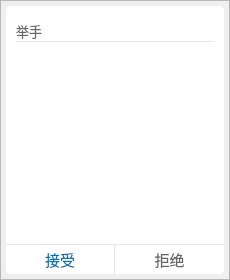
<?xml version="1.0" encoding="UTF-8"?>
<ui version="4.0">
 <class>THandleRaiseHandWidget</class>
 <widget class="QWidget" name="THandleRaiseHandWidget">
  <property name="geometry">
   <rect>
    <x>0</x>
    <y>0</y>
    <width>230</width>
    <height>280</height>
   </rect>
  </property>
  <property name="windowTitle">
   <string>Form</string>
  </property>
  <property name="styleSheet">
   <string notr="true"/>
  </property>
  <layout class="QGridLayout" name="gridLayout">
   <property name="leftMargin">
    <number>0</number>
   </property>
   <property name="topMargin">
    <number>0</number>
   </property>
   <property name="rightMargin">
    <number>0</number>
   </property>
   <property name="bottomMargin">
    <number>0</number>
   </property>
   <property name="spacing">
    <number>0</number>
   </property>
   <item row="0" column="0">
    <widget class="QFrame" name="shadow_frame">
     <property name="styleSheet">
      <string notr="true">QFrame#shadow_frame {
	/*border-image可以平铺（即可拉伸）*/
	border-image: url(:/shadow/Resources/material/shadow/220x270_shadow.png);
	background: none;
}</string>
     </property>
     <property name="frameShape">
      <enum>QFrame::StyledPanel</enum>
     </property>
     <property name="frameShadow">
      <enum>QFrame::Raised</enum>
     </property>
     <layout class="QGridLayout" name="gridLayout_4">
      <property name="leftMargin">
       <number>5</number>
      </property>
      <property name="topMargin">
       <number>5</number>
      </property>
      <property name="rightMargin">
       <number>5</number>
      </property>
      <property name="bottomMargin">
       <number>5</number>
      </property>
      <property name="spacing">
       <number>0</number>
      </property>
      <item row="0" column="0">
       <widget class="QFrame" name="main_area">
        <property name="styleSheet">
         <string notr="true">QFrame#main_area {
	border: none;
	border-radius: 5px;
	background: #ffffff;
}

/*整体*/
QScrollBar:vertical {
    border: none;
    background-color: #F3F4F8;
    width: 5px;
}

QScrollBar:vertical:hover {
    border: none;
    background-color: rgb(220, 220, 220);
    width: 5px;
}


/*滚动条*/
QScrollBar::handle:vertical {
	border-radius: 2px;
    background: rgb(220, 220, 220);
    min-height: 20px;
}

/*滚动条：悬浮*/
QScrollBar::handle:vertical:hover {
	border-radius: 2px;
    background: rgb(200, 200, 200);
    min-height: 20px;
}

/*下箭头*/
QScrollBar::add-line:vertical {
    height: 0;
    subcontrol-position: bottom;
    subcontrol-origin: margin;
}

/*上箭头*/
QScrollBar::sub-line:vertical {
    height: 0px;
    subcontrol-position: top;
    subcontrol-origin: margin;
}</string>
        </property>
        <property name="frameShape">
         <enum>QFrame::StyledPanel</enum>
        </property>
        <property name="frameShadow">
         <enum>QFrame::Raised</enum>
        </property>
        <layout class="QGridLayout" name="gridLayout_2">
         <property name="leftMargin">
          <number>0</number>
         </property>
         <property name="topMargin">
          <number>0</number>
         </property>
         <property name="rightMargin">
          <number>0</number>
         </property>
         <property name="bottomMargin">
          <number>0</number>
         </property>
         <property name="spacing">
          <number>0</number>
         </property>
         <item row="0" column="0" colspan="2">
          <widget class="QFrame" name="title_frame">
           <property name="styleSheet">
            <string notr="true">QFrame#title_frame {
	margin-left: 10px;
	margin-right: 10px;
	border: none;
	background: none;
	border-bottom: 1px solid #E6E6E6;
}</string>
           </property>
           <property name="frameShape">
            <enum>QFrame::StyledPanel</enum>
           </property>
           <property name="frameShadow">
            <enum>QFrame::Raised</enum>
           </property>
           <layout class="QGridLayout" name="gridLayout_3">
            <property name="leftMargin">
             <number>0</number>
            </property>
            <property name="topMargin">
             <number>0</number>
            </property>
            <property name="rightMargin">
             <number>0</number>
            </property>
            <property name="bottomMargin">
             <number>0</number>
            </property>
            <property name="spacing">
             <number>0</number>
            </property>
            <item row="0" column="0">
             <widget class="QLabel" name="title_text">
              <property name="minimumSize">
               <size>
                <width>0</width>
                <height>35</height>
               </size>
              </property>
              <property name="maximumSize">
               <size>
                <width>16777215</width>
                <height>35</height>
               </size>
              </property>
              <property name="font">
               <font>
                <family>微软雅黑</family>
                <pointsize>10</pointsize>
               </font>
              </property>
              <property name="styleSheet">
               <string notr="true">QLabel {
	border: none;
	background: none;
	color: #666666;
}</string>
              </property>
              <property name="text">
               <string>举手</string>
              </property>
              <property name="alignment">
               <set>Qt::AlignBottom|Qt::AlignLeading|Qt::AlignLeft</set>
              </property>
             </widget>
            </item>
            <item row="0" column="1">
             <widget class="QPushButton" name="close_btn">
              <property name="minimumSize">
               <size>
                <width>20</width>
                <height>20</height>
               </size>
              </property>
              <property name="maximumSize">
               <size>
                <width>20</width>
                <height>20</height>
               </size>
              </property>
              <property name="cursor">
               <cursorShape>PointingHandCursor</cursorShape>
              </property>
              <property name="styleSheet">
               <string notr="true">QPushButton {
	background: none;
	border: none;
	border-radius: 5px;
}</string>
              </property>
              <property name="text">
               <string/>
              </property>
              <property name="icon">
               <iconset resource="../../Status.qrc">
                <normaloff>:/button/Resources/material/button/close_mini.png</normaloff>:/button/Resources/material/button/close_mini.png</iconset>
              </property>
              <property name="iconSize">
               <size>
                <width>20</width>
                <height>20</height>
               </size>
              </property>
             </widget>
            </item>
           </layout>
          </widget>
         </item>
         <item row="1" column="0" colspan="2">
          <widget class="QListWidget" name="raise_hand_view">
           <property name="styleSheet">
            <string notr="true">QListWidget {
	border: none;
	background: #ffffff;
}</string>
           </property>
           <property name="horizontalScrollBarPolicy">
            <enum>Qt::ScrollBarAlwaysOff</enum>
           </property>
           <property name="verticalScrollMode">
            <enum>QAbstractItemView::ScrollPerPixel</enum>
           </property>
          </widget>
         </item>
         <item row="2" column="1">
          <widget class="QPushButton" name="refuse_btn">
           <property name="minimumSize">
            <size>
             <width>0</width>
             <height>30</height>
            </size>
           </property>
           <property name="maximumSize">
            <size>
             <width>16777215</width>
             <height>30</height>
            </size>
           </property>
           <property name="font">
            <font>
             <family>微软雅黑</family>
             <pointsize>11</pointsize>
             <weight>50</weight>
             <bold>false</bold>
            </font>
           </property>
           <property name="cursor">
            <cursorShape>PointingHandCursor</cursorShape>
           </property>
           <property name="styleSheet">
            <string notr="true">QPushButton {
	border: none;
	border-bottom-right-radius: 5px;
	border-top: 1px solid #E6E6E6;
	color: #666666;
	background: #ffffff;
}

QPushButton:hover {
	background-color: #dedede;
}</string>
           </property>
           <property name="text">
            <string>拒绝</string>
           </property>
          </widget>
         </item>
         <item row="2" column="0">
          <widget class="QPushButton" name="accept_btn">
           <property name="minimumSize">
            <size>
             <width>0</width>
             <height>30</height>
            </size>
           </property>
           <property name="maximumSize">
            <size>
             <width>16777215</width>
             <height>30</height>
            </size>
           </property>
           <property name="font">
            <font>
             <family>微软雅黑</family>
             <pointsize>11</pointsize>
             <weight>50</weight>
             <bold>false</bold>
            </font>
           </property>
           <property name="cursor">
            <cursorShape>PointingHandCursor</cursorShape>
           </property>
           <property name="styleSheet">
            <string notr="true">QPushButton {
	border: none;
	border-bottom-left-radius: 5px;
	border-top: 1px solid #E6E6E6;
	border-right: 1px solid #E6E6E6;
	color: #0E71A4;
	background: #ffffff;
}

QPushButton:hover {
	background-color: #dedede;
}</string>
           </property>
           <property name="text">
            <string>接受</string>
           </property>
          </widget>
         </item>
        </layout>
       </widget>
      </item>
     </layout>
    </widget>
   </item>
  </layout>
 </widget>
 <resources>
  <include location="../../Status.qrc"/>
 </resources>
 <connections>
  <connection>
   <sender>close_btn</sender>
   <signal>clicked()</signal>
   <receiver>THandleRaiseHandWidget</receiver>
   <slot>hide()</slot>
   <hints>
    <hint type="sourcelabel">
     <x>202</x>
     <y>22</y>
    </hint>
    <hint type="destinationlabel">
     <x>232</x>
     <y>23</y>
    </hint>
   </hints>
  </connection>
 </connections>
</ui>
